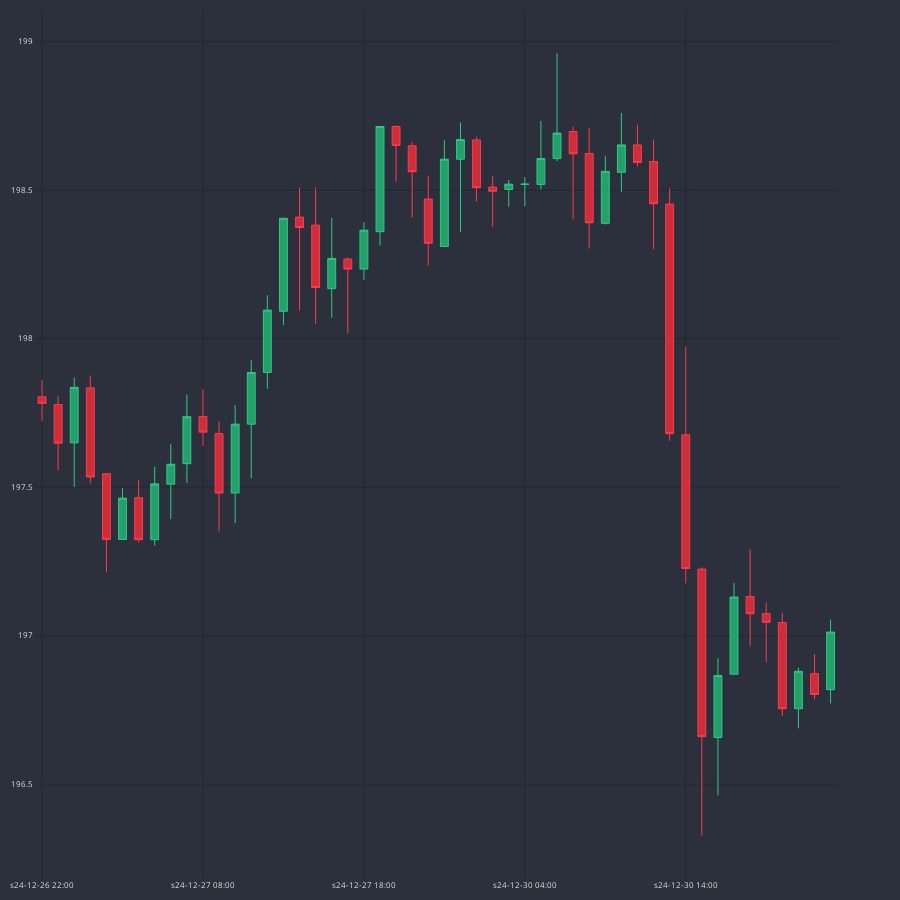

Here is the notebook cell this chart was saved with:
### Code cell
dfp = df_an.iloc[-50:]
cp = CandlePlot(dfp)
cp.show_plot(line_traces=[])
